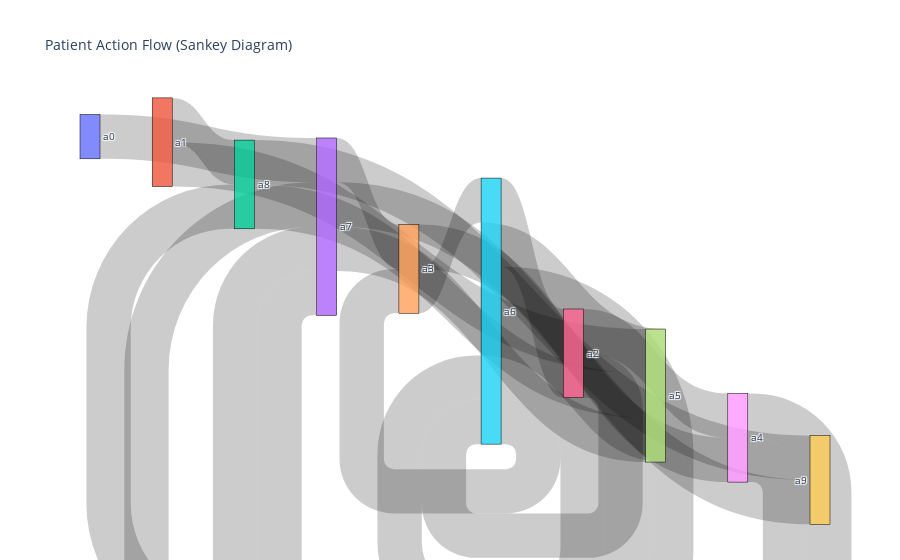

Source (notebook cell):
### Code cell
# Display activity_log as a DataFrame (tabular form)
activity_df = pd.DataFrame(activity_log)
# filter to one example patient for clarity
example_patient_df = activity_df[activity_df['patient_id'] == 1]
example_patient_pathway_df = example_patient_df[example_patient_df['pathway_code'] == 'P1']
#example_patient_df = activity_df

display(example_patient_pathway_df.head(20))  

timesteps = sorted(example_patient_df['simulation_time'].unique())
all_pathways = sorted(example_patient_df['pathway_code'].unique())

# Build a DataFrame: index=timesteps, columns=pathways, value=1 if patient is on that pathway at that time
presence_matrix = pd.DataFrame(0, index=timesteps, columns=all_pathways)
for t in timesteps:
    active_pathways = example_patient_df[example_patient_df['simulation_time'] == t]['pathway_code'].unique()
    for pw in active_pathways:
        presence_matrix.loc[t, pw] = 1

plt.figure(figsize=(12, 4))
ax = sns.heatmap(presence_matrix.T, cmap="Greens", cbar=False, linewidths=0.5, linecolor='gray')

# Overlay red squares where the next action is 'a9' for patient 3
for idx, row in example_patient_df.iterrows():
    if row['next_action'] == 'a9':
        # simulation_time is x, pathway_code is y
        x = row['simulation_time'] - 1  # adjust for zero-based index in heatmap
        y = all_pathways.index(row['pathway_code'])
        ax.add_patch(plt.Rectangle((x, y), 1, 1, fill=True, color='red', alpha=0.5, lw=0))

plt.title(f"Pathway Presence Over Time for Patient 3 (Red = next action 'a9')")
plt.xlabel("Simulation Time")
plt.ylabel("Pathway")
plt.yticks(ticks=np.arange(len(all_pathways)) + 0.5, labels=all_pathways, rotation=0)
plt.show()

# Prepare data for Sankey diagram
filtered_df = example_patient_pathway_df.dropna(subset=['action_name','next_action'])
sources = filtered_df['action_name']
targets = filtered_df['next_action']
labels = list(pd.unique(pd.concat([sources, targets])))

# Cut the 'a9' output action from the Sankey diagram
mask = sources != 'a9'
filtered_sources = sources[mask]
filtered_targets = targets[mask]

values = [1] * len(filtered_df)  # Each transition counts as 1

left_nodes = ['a0', 'a1']
right_nodes = ['a9']
middle_nodes = [l for l in labels if l not in left_nodes + right_nodes]
ordered_labels = left_nodes + middle_nodes + right_nodes

# Remap indices for sources and targets
label_indices_ordered = {label: idx for idx, label in enumerate(ordered_labels)}
source_indices_ordered = filtered_sources.map(label_indices_ordered)
target_indices_ordered = filtered_targets.map(label_indices_ordered)

# Set x positions: 0 for left, 1 for right, 0.5 for middle
x_positions = [i / (len(ordered_labels) - 1) for i in range(len(ordered_labels))]
for label in ordered_labels:
    if label in left_nodes:
        x_positions.append(0.0)
    elif label in right_nodes:
        x_positions.append(1.0)
    else:
        x_positions.append(0.5)

# Optional: set y positions to spread nodes vertically
y_positions = [i / (len(ordered_labels) - 1) for i in range(len(ordered_labels))]

fig = go.Figure(data=[go.Sankey(
    node=dict(
        pad=15,
        thickness=20,
        line=dict(color="black", width=0.5),
        label=ordered_labels,
        x=x_positions,
        y=y_positions,
    ),
    link=dict(
        source=source_indices_ordered,
        target=target_indices_ordered,
        value=values,
    ))])

fig.update_layout(title_text="Patient Action Flow (Sankey Diagram)", font_size=10)
fig.show()

### Figure 1 — Plotly figure (JSON) as saved in the notebook; plotly's stock layout.template omitted (floating-point values rounded to 4 significant figures)
{"data": [{"link": {"source": [1, 2, 0, 3, 4, 5, 6, 5, 3, 1, 7, 5, 2, 7, 5, 4, 8, 5, 6, 8, 3, 7, 5], "target": [2, 9, 3, 4, 5, 6, 5, 3, 9, 7, 5, 2, 7, 5, 4, 8, 5, 6, 8, 3, 7, 5, 3], "value": [1, 1, 1, 1, 1, 1, 1, 1, 1, 1, 1, 1, 1, 1, 1, 1, 1, 1, 1, 1, 1, 1, 1]}, "node": {"label": ["a0", "a1", "a8", "a7", "a3", "a6", "a2", "a5", "a4", "a9"], "line": {"color": "black", "width": 0.5}, "pad": 15, "thickness": 20, "x": [0, 0.1111, 0.2222, 0.3333, 0.4444, 0.5556, 0.6667, 0.7778, 0.8889, 1, 0, 0, 0.5, 0.5, 0.5, 0.5, 0.5, 0.5, 0.5, 1], "y": [0, 0.1111, 0.2222, 0.3333, 0.4444, 0.5556, 0.6667, 0.7778, 0.8889, 1]}, "type": "sankey"}], "layout": {"font": {"size": 10}, "title": {"text": "Patient Action Flow (Sankey Diagram)"}}}
